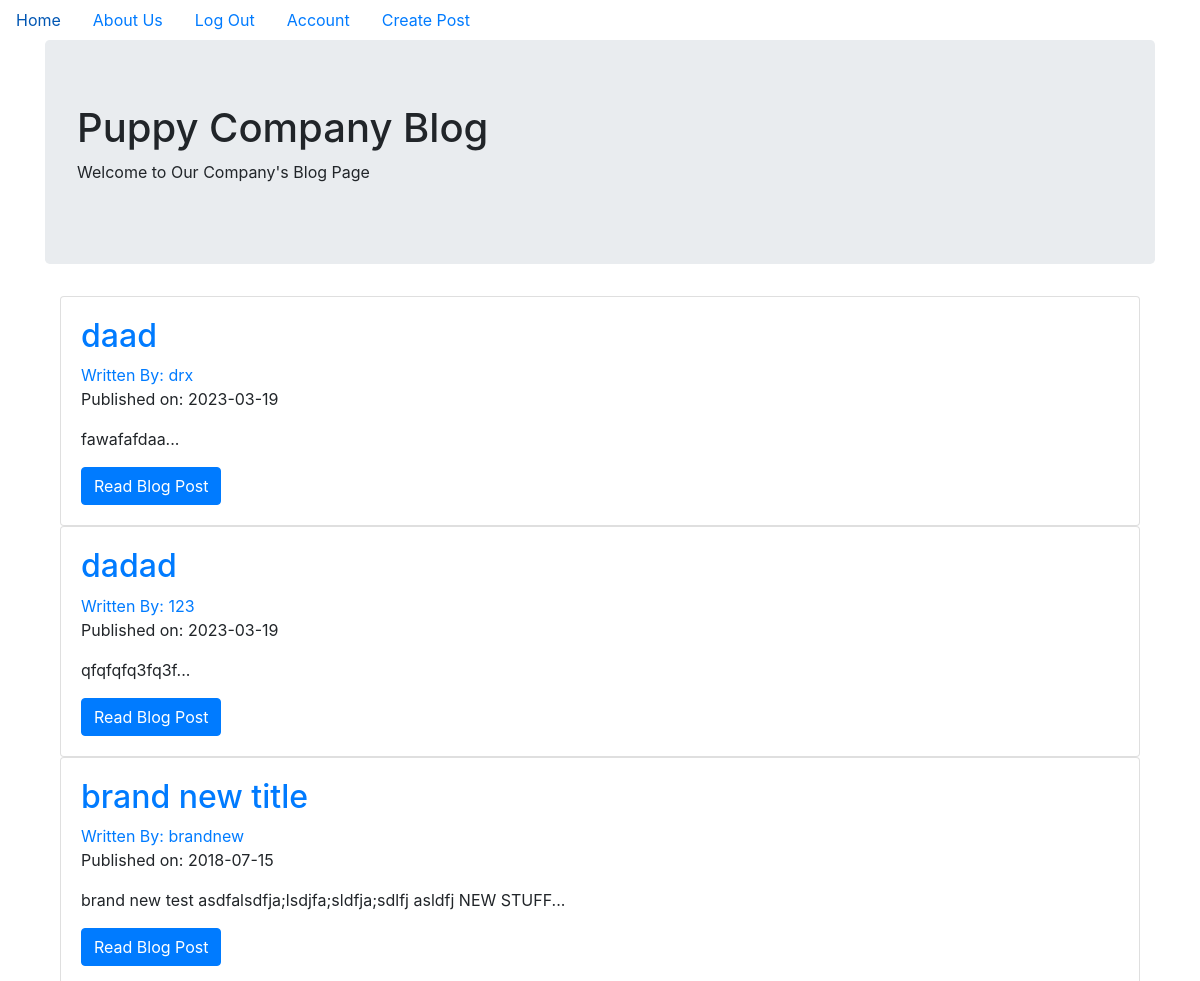
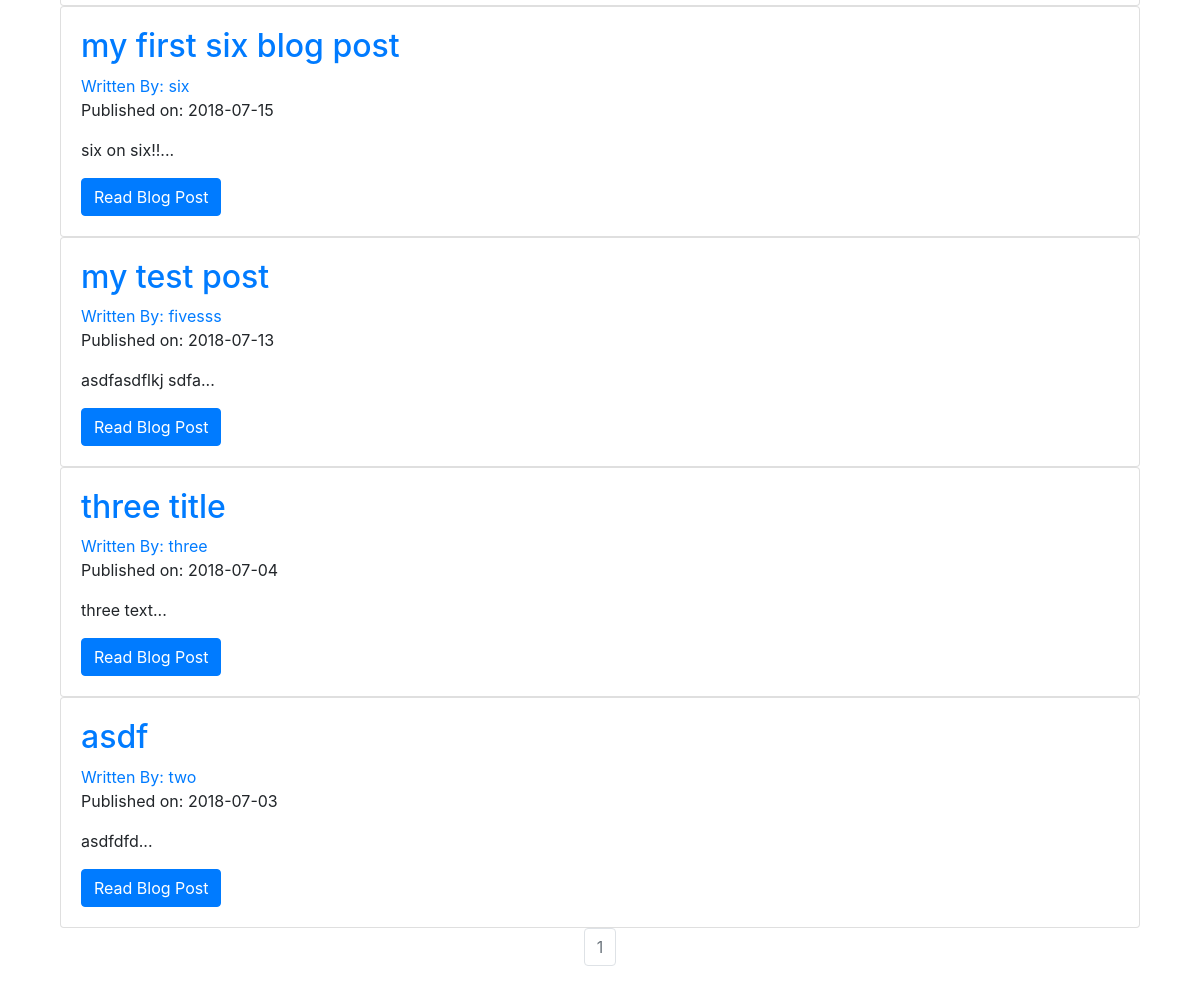
The page / (signed in) on the database its author committed (2 pictures, top to bottom).
### puppycompanyblog/models.py (models this page shows, shortened)
class BlogPost(db.Model):
    users = db.relationship(User)
    id = db.Column(db.Integer, primary_key=True)
    user_id = db.Column(db.Integer, db.ForeignKey('users.id'), nullable=False)
    date = db.Column(db.DateTime, nullable=False, default=datetime.utcnow)
    title = db.Column(db.String(140), nullable=False)
    text = db.Column(db.Text, nullable=False)

class User(db.Model, UserMixin):
    __tablename__ = 'users'
    id = db.Column(db.Integer, primary_key = True)
    profile_image = db.Column(db.String(20), nullable=False, default='default_profile.png')
    email = db.Column(db.String(64), unique=True, index=True)
    username = db.Column(db.String(64), unique=True, index=True)
    password_hash = db.Column(db.String(128))
    posts = db.relationship('BlogPost', backref='author', lazy=True)

### puppycompanyblog/core/views.py (the view)
@core.route('/')
def index():
    page = request.args.get('page', 1, type=int)
    blog_posts = BlogPost.query.order_by(BlogPost.date.desc()).paginate(page=page, per_page=10)
    return render_template('index.html',blog_posts=blog_posts)

### puppycompanyblog/models.py (called while the page is built)
@login_manager.user_loader
def load_user(user_id):
    return User.query.get(user_id)

### puppycompanyblog/templates/index.html (shortened to what this page needs)
{% extends "base.html" %}
{% block content %}
  <div class="jumbotron">
    <h1>Puppy Company Blog</h1>
    <p>Welcome to Our Company's Blog Page</p>
  </div>
  <div class="container">
    {% for post in blog_posts.items %}
    <div class="card" >
      <div class="card-body">
        <h2><a class="card-title" href="  {{ url_for('blog_posts.blog_post', blog_post_id=post.id) }}">{{ post.title }}</a></h2>
        <a href="{{ url_for('users.user_posts', username=post.author.username) }}">Written By: {{ post.author.username }}</a>
        <p>Published on: {{ post.date.strftime('%Y-%m-%d') }}</p>
        <p class="card-text">{{ post.text[:100] }}...</p>
        <a href="{{ url_for('blog_posts.blog_post', blog_post_id=post.id) }}" class="btn btn-primary">Read Blog Post</a>
      </div>
    </div>
   {% endfor %}
   <nav aria-label="Page navigation example">
     <ul class="pagination justify-content-center">
       {% for page_num in blog_posts.iter_pages(left_edge=1, right_edge=1, left_current=1, right_current=2) %}
          {% if blog_posts.page == page_num %}
          <li class="page-item disabled">
            <a class="page-link" href="{{ url_for('core.index', page=page_num) }}">{{ page_num }}</a></li>
          {% else %}
            <li class="page-item"><a class="page-link" href="{{ url_for('core.index', page=page_num) }}">{{ page_num }}</a></li>
          {% endif %}
      {% endfor %}
    </nav>
{% endblock %}

### rows shown on the page
BlogPost: title "daad", author.username "drx", date "2023-03-19", text "fawafafdaa"
BlogPost: title "dadad", author.username "123", date "2023-03-19", text "qfqfqfq3fq3f"
BlogPost: title "brand new title", author.username "brandnew", date "2018-07-15", text "brand new test asdfalsdfja;lsdjfa;sldfja;sdlfj asldfj NEW STUFF"
BlogPost: title "my first six blog post", author.username "six", date "2018-07-15", text "six on six!!"
BlogPost: title "my test post", author.username "fivesss", date "2018-07-13", text "asdfasdflkj sdfa"
BlogPost: title "three title", author.username "three", date "2018-07-04", text "three text"
BlogPost: title "asdf", author.username "two", date "2018-07-03", text "asdfdfd"

### other values the page prints
{{ page_num }} "1"
